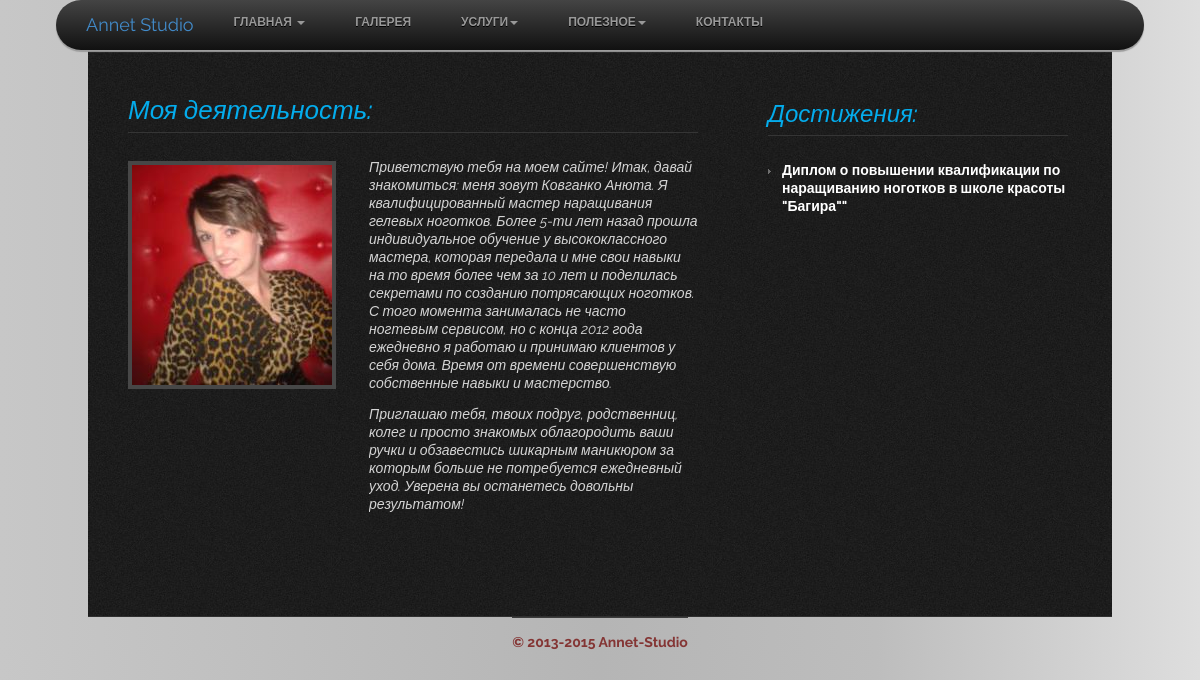
/about, run on the app's committed database.
### AnnetBox/models.py (models this page shows, shortened)
class Personal(models.Model):
    photo = models.ImageField(upload_to="personal")
    mobile1 = models.CharField(max_length=20)
    mobile2 = models.CharField(max_length=20, null=True, blank=True)
    email = models.EmailField(max_length=40)
    group = models.TextField(max_length=80, null=True, blank=True)
    skype = models.CharField(max_length=20, null=True, blank=True)
    city = models.CharField(max_length=20)
    adress1 = models.TextField(max_length=100)
    adress2 = models.TextField(max_length=80, null=True, blank=True)
    def thumbnail(self):
        return """<a href="/media/%s"><img border="0" alt="" src="/media/%s" height="40" /></a>""" % (
            (self.photo.name, self.photo.name))
    thumbnail.allow_tags = True

class TextBlock(models.Model):
    text = models.TextField()
    tag = models.ForeignKey(Tag, null=False, blank=False)
    public = models.BooleanField()

class Award(models.Model):
    name = models.CharField(max_length=150)
    link = models.CharField(max_length=100, null=True, blank=True)
    photo = models.ImageField(upload_to="personal", null=True, blank=True)
    description = models.TextField(max_length=460, null=True, blank=True)
    public = models.BooleanField()
    def thumbnail(self):
        return """<a href="/media/%s"><img border="0" alt="" src="/media/%s" height="40" /></a>""" % (
            (self.photo.name, self.photo.name))
    thumbnail.allow_tags = True

### AnnetBox/views.py (the view)
# urls.py: url(r'^about', "AnnetBox.views.about"),
def about(request):
    personal = Personal.objects.all()[0]
    about = TextBlock.objects.filter(tag__name__contains='about')
    awards = Award.objects.all()
    return render_to_response("about.html", dict(personal=personal, about=about, awards=awards, user=request.user,
                                                 media_url=MEDIA_URL, static_url=STATIC_URL))

### templates/about.html
{% extends "base.html" %}
    {% load staticfiles %}
{% block content %}
    <section id="content">
        <div class="pad-1">
            <div class="page2-row1">
                <div class="col-4">
                    <h2 class="h2 p2">Моя деятельность:</h2>
                    {% if personal %}
                        <div class="wrap">
                        <img src="{{ media_url }}{{ personal.photo.name }}" alt="" class="img-border img-indent">
                    {% endif %}
                    <div class="extra-wrap">
                        {% for a in about %}
                            {% if a.public %}
                                <p class="p4" style="color:#D4D4D4;"><i>{{ a.text|safe }}</i></p>
                            {% endif %}
                        {% endfor %}
                    </div>
                    </div>
                </div>
                <div class="col-5">
                    <h3 class="h3 p2">Достижения:</h3>
                    <ul class="list-2">
                        {% for award in awards %}
                            {% if award.public %}
                                <li><span><a href="{{ media_url }}{{ award.photo.name }}">{{ award.name }}"</a> </span>
                                </li>
                            {% endif %}
                        {% endfor %}
                    </ul>
                </div>
            </div>
        </div>
    </section>
{% endblock %}

### AnnetBox/static/css/style.css (style rules this page uses)
html, body { width: 100%; padding: 0; margin: 0; }
body { font: 14px/18px "Times New Roman", Times, serif; color: #f2f2e6; background: #262626; }
.gradient2 { background: rgba(199, 199, 199, 1); background: -moz-linear-gradient(left, rgba(199, 199, 199, 1) 0%, rgba(181, 181, 181, 1) 50%, rgba(189, 189, 189, 1) 73%, rgba(201, 201, 201, 1) 83%, rgba(222, 222, 222, 1) 100%); background: -webkit-gradient(left top, right top, color-stop(0%, rgba(199, 199, 199, 1)), color-stop(50%, rgba(181, 181, 181, 1)), color-stop(73%, rgba(189, 189, 189, 1)), color-stop(83%, rgba(201, 201, 201, 1)), color-stop(100%, rgba(222, 222, 222, 1))); background: -webkit-linear-gradient(left, rgba(199, 199, 199, 1) 0%, rgba(181, 181, 181, 1) 50%, rgba(189, 189, 189, 1) 73%, rgba(201, 201, 201, 1) 83%, rgba(222, 222, 222, 1) 100%); background: -o-linear-gradient(left, rgba(199, 199, 199, 1) 0%, rgba(181, 181, 181, 1) 50%, rgba(189, 189, 189, 1) 73%, rgba(201, 201, 201, 1) 83%, rgba(222, 222, 222, 1) 100%); background: -ms-linear-gradient(left, rgba(199, 199, 199, 1) 0%, rgba(181, 181, 181, 1) 50%, rgba(189, 189, 189, 1) 73%, rgba(201, 201, 201, 1) 83%, rgba(222, 222, 222, 1) 100%); background: linear-gradient(to right, rgba(199, 199, 199, 1) 0%, rgba(181, 181, 181, 1) 50%, rgba(189, 189, 189, 1) 73%, rgba(201, 201, 201, 1) 83%, rgba(222, 222, 222, 1) 100%); filter: progid:DXImageTransform.Microsoft.gradient(startColorstr='#c7c7c7', endColorstr='#dedede', GradientType=1); }
a { text-decoration: none; cursor: pointer; text-decoration: none; }
h2 { font-size: 28px; line-height: 36px; color: #bf96c7; font-weight: bold; font-style: italic; }
.h2 { border-bottom: #353535 1px solid; padding-bottom: 7px; }
h3 { font-size: 24px; line-height: 30px; color: #bf96c7; font-weight: normal; font-style: italic; }
.h3 { border-bottom: #353535 1px solid; padding-top: 5px; padding-bottom: 8px; }
ul { margin: 0; padding: 0; list-style-image: none; }
ul.list-2 li { padding: 0 0 13px 14px; line-height: 18px; background: url(../images/marker-1.gif) 0 8px no-repeat; }
ul.list-2 li span { font-size: 14px; color: #6f6f6f; line-height: 18px; }
ul.list-2 li span a { font-size: 14px; color: #fff; line-height: 18px; font-weight: bold; text-decoration: none; }
.wrap { overflow: hidden; position: relative }
.extra-wrap { overflow: hidden; }
.img-indent { float: left; margin: 3px 33px 0px 0; }
.pad-1 { padding-left: 40px; padding-right: 40px; }
.p2 { margin-bottom: 25px; color: #04acec; }
.p4 { padding-bottom: 13px; }
#content { width: 1024px; margin: 0 auto; background: url(../images/bg.jpg) 0 0 repeat; padding-bottom: 49px; border-bottom: #303030 1px solid; }
.img-border { border: #474747 4px solid; display: inline-block; }
.page2-row1 { overflow: hidden; padding-top: 26px; padding-bottom: 41px; }
.col-4 { float: left; width: 570px; margin-right: 70px; }
.col-5 { float: left; width: 300px; }

### data on the page
Personal: photo.name (picture)
TextBlock: text "Приветствую тебя на моем сайте! Итак, давай знакомиться: меня зовут Ковганко Анюта. Я квалифицированный мастер наращивания гелевых ноготков. Более 5-ти лет назад прошла индивидуальное обучение у высококлассного мастера, которая передала и мне свои навыки на то время более чем за 10 лет и поделилась секретами по созданию потрясающих ноготков. С того момента занималась не часто ногтевым сервисом, но с конца 2012 года ежедневно я работаю и принимаю клиентов у себя дома. Время от времени совершенствую собственные навыки и мастерство."
TextBlock: text "Приглашаю тебя, твоих подруг, родственниц, колег и просто знакомых облагородить ваши ручки и обзавестись шикарным маникюром за которым больше не потребуется ежедневный уход. Уверена вы останетесь довольны результатом!"
Award: public True (drawn), name "Диплом о повышении квалификации по наращиванию ноготков в школе красоты \"Багира\""
